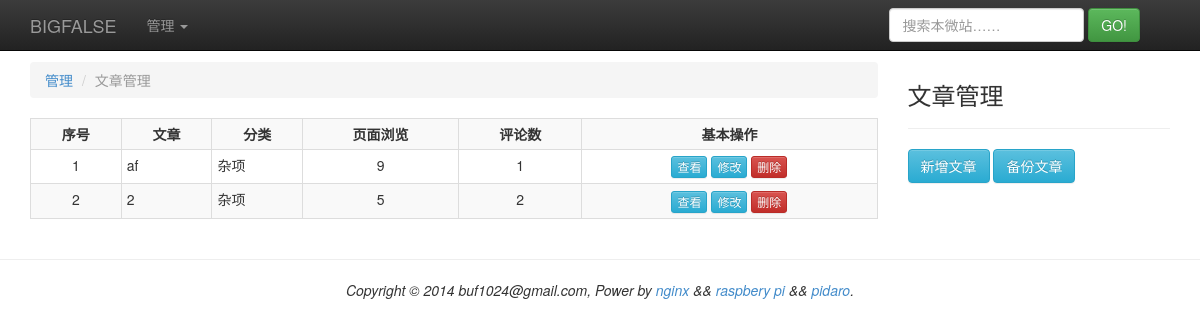
Page /manage/passage (signed in) on the earlier database version.
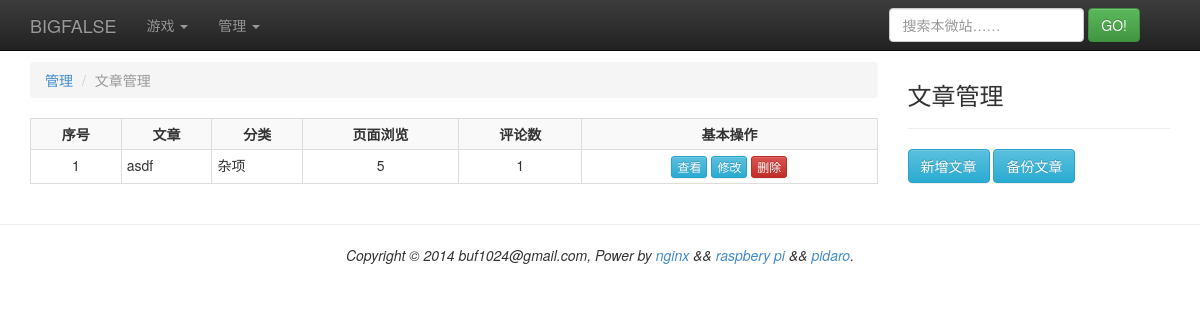
Same page on the later database version.
### tinylog/models.py (models this page shows, shortened)
class Passage(models.Model):
    title = models.CharField(max_length = 128)
    content = models.TextField()
    summary = models.TextField(null=True)
    hot = models.IntegerField()
    visiable = models.BooleanField()
    enable_comment = models.BooleanField()
    front_flag = models.BooleanField()
    draft_flag = models.BooleanField()
    create_time = models.DateTimeField()
    update_time = models.DateTimeField()
    catalog = models.ForeignKey(Catalog, null=True)
    labels = models.ManyToManyField(Label)
    archive = models.ForeignKey(Archive)

class Catalog(models.Model):
    name = models.CharField(max_length = 64)
    desc = models.CharField(max_length = 512, null=True)
    type = models.IntegerField()
    create_time = models.DateTimeField()
    update_time = models.DateTimeField()

### tinylog/views.py (the view)
# urls.py: url(r'^manage/passage$', 'tinylog.views.mngpassage'),
def mngpassage(req):
    r = try_redirect(req)
    if r != None:
        return r
    settings = get_settings()
    setting = settings['setting']
    d = {}
    d['extral_block'] = get_mngpassage_extral_block()
    d['header_block'] = get_header_block(setting.title + u' : 文章管理',
                                              extjs = ['/js/mngpassage.js', '/js/tablemore.js'])
    d['nav_block'] = get_nav_block(req)
    d['content_block'] = get_mngpassage_block()
    d['footer_block'] = get_footer_block()
    t = get_template('general.html')
    c = Context(d)
    h = t.render(c)
    return HttpResponse(h)

### tinylog/util.py (called while the page is built, shortened)
def get_settings(is_force = False):
    global _g_last_time
    global _g_read_interval
    now = int(time())
    diff = now - _g_last_time
    return _g_settings

def get_header_block(webtitle, extjs = None, extcss = None):
    settings = get_settings()
    d = {}
    d['webtitle'] = webtitle
    d['mstdjss'] = settings['stdjss']
    d['mstdcss'] = settings['stdcss']
    d['mextjs'] = extjs
    d['mextcss'] = extcss
    t = get_template('header.html')
    c = Context(d)
    h = t.render(c)
    return h

def get_nav_block(req):
    settings = get_settings()
    setting = settings['setting']
    games = settings['games']
    d = {}
    d['brand'] = setting.brand
    d['games'] = games
    d['admin'] = is_admin(req)
    t = get_template('nav.html')
    c = Context(d)
    h = t.render(c)
    return h

def get_footer_block():
    settings = get_settings()
    setting = settings['setting']
    d = {}
    d['copy_info'] = setting.copy_info
    t = get_template('footer.html')
    c = Context(d)
    h = t.render(c)
    return h

def is_admin(req):
    return req.user.is_authenticated()

### tinylog/util_passage.py (called while the page is built)
def get_mngpassage_extral_block():
    h = get_confirm_dialog()
    return h

### template/nav.html (shortened to what this page needs)
<div class="navbar navbar-inverse navbar-fixed-top" role="navigation">
  <div class="container">
    <div class="navbar-header">
      <a class="navbar-brand" href="/">{{ brand }}</a>
    </div>
    <div class="navbar-collapse collapse">
      <ul class="nav navbar-nav">
        {% if games %}
        <li class="dropdown">
          <a class="dropdown-toggle" data-toggle="dropdown" href="#">
            游戏 <span class="caret"></span>
          </a>
        </li>
        {% endif %}
        {% if admin %}
        <li class="dropdown">
          <a class="dropdown-toggle" data-toggle="dropdown" href="#">
            管理 <span class="caret"></span>
          </a>
        </li>
        {% else %}
        <li><a href="/manage/admin">管理</a></li>
        {% endif %}
      </ul>
      <form class="navbar-form navbar-right" role="search" method="get" action="/search">
        <div class="form-group">
          <input type="text" id="search_text" class="form-control" name="navq" placeholder="搜索本微站……">
        </div>
        <button type="submit" id="search_go" class="btn btn-success">GO!</button>
      </form>
    </div>
  </div>
</div>

### template/mngpassage.html (shortened to what this page needs)
<div class="col-sm-9">
  <ol class="breadcrumb">
    <li><a href="#">管理</a></li>
    <li class="active">文章管理</li>
  </ol>
  <table class="table table-hover table-bordered table-striped table-condensed">
    <tbody id="table_more">
    <tr>
      <th class="text-center-align">序号</th>
      <th class="text-center-align">文章</th>
      <th class="text-center-align">分类</th>
      <th class="text-center-align">页面浏览</th>
      <th class="text-center-align">评论数</th>
      <th class="text-center-align">基本操作</th>
    </tr>
    {% for p in passages %}
    <tr>
      <td class="text-center-align">{{ forloop.counter }}</td>
      <td>{{ p.passage.title }}</td>
      <td>{{ p.passage.catalog.name }}</td>
      <td class="text-center-align">{{ p.passage.hot }}</td>
      <td class="text-center-align">{{ p.comment_count }}</td>
      <td class="text-center-align">
        <button class="btn btn-xs btn-info" data="{{ p.passage.id }}" id="mngpassage_view_{{ p.passage.id }}">查看</button>
        <button class="btn btn-xs btn-info" data="{{ p.passage.id }}" id="mngpassage_modify_{{ p.passage.id }}">修改</button>
        <button class="btn btn-xs btn-danger" data="{{ p.passage.id }}" id="mngpassage_delete_{{ p.passage.id }}">删除</button>
      </td>
    </tr>
    {% endfor %}
    </tbody>
  </table>
</div>
<div class="col-sm-3">
    <div class="bulletin">
      <h3>文章管理</h3><hr>
      <p>
        <button class="btn btn-info" id="mngpassage_new_passage">新增文章</button>
        <button class="btn btn-info" id="mngpassage_backup_passage">备份文章</button>
      </p>
    </div>
</div>

Differences in the rows shown:
removed Passage: passage "af", passage.catalog.name "杂项", passage.hot "9", comment_count "1"
removed Passage: passage "2", passage.catalog.name "杂项", passage.hot "5", comment_count "2"
added Passage: passage "asdf", passage.catalog.name "杂项", passage.hot "5", comment_count "1"
Other differences:
text now shown: "游戏"
